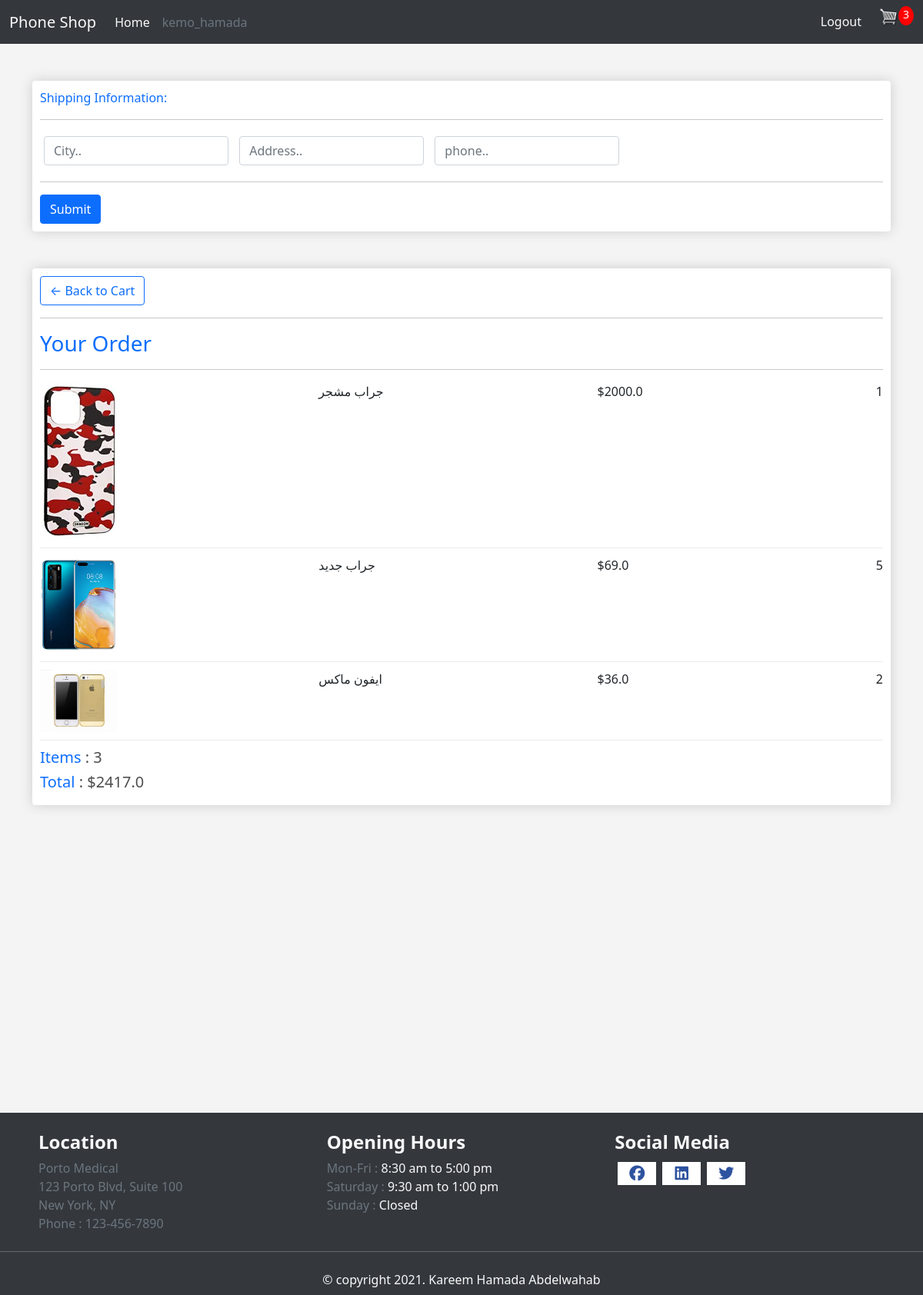
The app's page /checkout/ (signed in) with its own data.
### store/models.py (models this page shows, shortened)
class OrderItem(models.Model):
	product = models.ForeignKey(Product, on_delete=models.SET_NULL, null=True)
	order = models.ForeignKey(Order, on_delete=models.SET_NULL, null=True)
	quantity = models.IntegerField(default=0, null=True, blank=True)
	date_added = models.DateTimeField(auto_now_add=True)
	@property
	def totalPrice(self):
		return self.product.price * self.quantity

class Product(models.Model):
	category = models.ForeignKey(Category,on_delete=models.SET_NULL, null=True,blank=True)
	name = models.CharField(max_length=200)
	price = models.FloatField()
	image = models.ImageField(null=True, blank=True)
	description = models.TextField(null=True, blank=True)
	@property
	def imageURL(self):
		try:
			url = self.image.url
		except:
			url = ''
		return url

### store/views.py (the view, shortened to what this page needs)
# urls.py: path("checkout/",views.checkout,name="checkout"),
@login_required(login_url="/accounts/login")
def checkout(request):
    customer = request.user
    order, created = Order.objects.get_or_create(customer=customer, complete=False)
    items = order.orderitem_set.all()
    totalOrderPrice = 0
    itemsCount = items.count()
    for item in items:
        totalOrderPrice += item.totalPrice
    context = {"items": items, "itemsCount": itemsCount, "totalOrderPrice": totalOrderPrice}
    return render(request, "store/checkout.html", context)

### store/templates/store/checkout.html (shortened to what this page needs)
{% extends 'main.html' %}
{% load static %}
{% block content %}
	<div class="row">
		<div class="col-12 mt-5 mb-5">
			<div class="box-element" id="form-wrapper">
				<form id="form" method="post">
					<div id="shipping-info">
						<p><span class="text-primary">Shipping Information:</span></p>
						<hr>
						<div class="form-field">
							<input class="form-control" type="text" name="city" placeholder="City.." required>
						</div>
						<div class="form-field">
							<input class="form-control" type="text" name="address" placeholder="Address.." required>
						</div>
						<div class="form-field">
							<input class="form-control" type="text" name="phone" placeholder="phone.." required>
						</div>
					</div>
					<hr>
					<input id="form-button" class="btn btn-primary btn-block" type="submit" value="Submit">
				</form>
			</div>
		</div>
		<div class="col-12">
				<div class="box-element">
					<a  class="btn btn-outline-primary" href="{% url 'cart' %}">&#x2190; Back to Cart</a>
					<hr>
					<h3><span class="text-primary">Your Order</span></h3>
					<hr>
					{% for item in items %}
						<div class="cart-row">
							<div style="flex:2"><img class="row-image" src="{{item.product.imageURL}}"></div>
							<div style="flex:2"><p>{{item.product.name}}</p></div>
							<div style="flex:2"><p>${{item.product.price}}</p></div>
							<div style="flex:"><p>{{item.quantity}}</p></div>
						</div>
					{% endfor %}
					<h5><span class="text-primary">Items</span> :   {{itemsCount}}</h5>
					<h5><span class="text-primary">Total</span> :   ${{totalOrderPrice}}</h5>
				</div>
		</div>
	</div>
{% endblock content %}

### templates/main.html (shortened to what this page needs)
<!doctype html>
{% load static %}
<html lang="en">
  <head>
    <link href="https://cdn.jsdelivr.net/npm/bootstrap@5.1.3/dist/css/bootstrap.min.css" rel="stylesheet">
	<link rel="stylesheet" href="{% static 'css/style.css' %}">
</head>
<body>
	{% include "store/navbar.html" %}
	<div class="container main-container">
		{% block content %}
		{% endblock content %}
	</div>
	{% include "store/footer.html" %}
</body>
</html>

### store/templates/store/navbar.html (shortened to what this page needs)
{% load static %}
<nav class="navbar navbar-expand-lg navbar-light bg-light">
  <div class="container-fluid">
    <a class="navbar-brand" href="{% url 'store' %}">Phone Shop</a>
    <div class="collapse navbar-collapse" id="navbarTogglerDemo03">
      <ul class="navbar-nav me-auto mb-2 mb-lg-0">
        <li class="nav-item">
          <a class="nav-link" aria-current="page" href="{% url 'store' %}">Home</a>
        </li>
        {% if request.user.is_authenticated %}
            <li class="nav-item">
                <a class="nav-link text-muted">{{request.user}}</a>
            </li>
        {% endif %}
      </ul>
      <ul class="navbar-nav">
        {% if request.user.is_authenticated %}
          <li class="nav-item">
            <a href="/accounts/logout" class="nav-link">Logout</a>
          </li>
        {% endif %}
        <li class="nav-item"><a href="{% url 'cart' %}">
            <img  id="cart-icon" src="{% static 'images/cart.png' %}">
        </a></li>
        {% if itemsCount > 0 %}
          <li class="nav-item"><p id="cart-total">{{itemsCount}}</p></li>
        {% else %}
          <li class="nav-item"><p id="cart-total">0</p></li>
        {% endif %}
      </ul>
    </div>
  </div>
</nav>

### store/templates/store/footer.html
<footer class="footer">
    <div class="container">
        <div class="row p-2">
                <div class="mt-3 col-md-4 col-lg-4">
                    <h4 class="text-light">Location</h4>
                    <p class="m-0 text-muted">Porto Medical</p>
                    <p class="m-0 text-muted">123 Porto Blvd, Suite 100</p>
                    <p class="m-0 text-muted">New York, NY</p>
                    <p class="m-0 text-muted">Phone : 123-456-7890</p>
                </div>
                <div class="mt-3 col-md-4 col-lg-4">
                    <h4 class="text-light">Opening Hours</h4>
                    <p class="m-0 text-muted">Mon-Fri : <span class="text-light">8:30 am to 5:00 pm</span></p>
                    <p class="m-0 text-muted">Saturday : <span class="text-light">9:30 am to 1:00 pm</p>
                    <p class="m-0 text-muted z">Sunday : <span class="text-light">Closed</span></p>
                </div>
                <div class="mt-3 col-md-4 col-lg-4">
                    <h4 class="text-light">Social Media</h4>
                    <div class="d-flex text-center justify-content-start">
                        <div class="icon-footer m-1"><i class="fab fa-facebook mt-1"></i></div>
                        <div class="icon-footer m-1"><i class="fab fa-linkedin mt-1"></i></div>
                        <div class="icon-footer m-1"><i class="fab fa-twitter mt-1"></i></div>
                    </div>
            </div>
        </div>
    </div>
    <hr class="text-light">
    <div class="text-center p-2">
        <span class="text-light">&copy; copyright 2021. Kareem Hamada Abdelwahab</span>
    </div>
</footer>

### static/css/style.css (style rules this page uses)
* { margin: 0; padding: 0; box-sizing: border-box; }
body { background-color: #f4f4f4; height: 100%; }
h1,h2,h3,h4,h5,h6 { color:hsl(0, 0%, 30%); }
.box-element { box-shadow:hsl(0, 0%, 80%) 0 0 16px; background-color: #fff; border-radius: 4px; padding: 10px; }
.bg-light { background-color: #34383d!important; }
.navbar-light .navbar-brand { color: hsl(0, 0%, 98%); }
.navbar-light .navbar-nav .nav-link { color: hsl(0, 0%, 98%); }
#cart-icon { width:25px; display: inline-block; margin-left: 15px; }
#cart-total { display: block; text-align: center; color:#fff; background-color: red; width: 20px; height: 25px; border-radius: 50%; font-size: 14px; }
.col-lg-4, .col-lg-6, .col-lg-8, .col-lg-12 { margin-top: 10px; }
.row-image { width: 100px; }
.form-field { width:250px; display: inline-block; padding: 5px; }
.cart-row { display: flex; align-items: flex-stretch; padding-bottom: 10px; margin-bottom: 10px; border-bottom: 1px solid #ececec; }
.footer { background-color: #34383d; margin-top: 400px; }
.footer h4 { font-weight: bold; }
.icon-footer { font-size: 20px; color: #2d529f!important; width: 50px; height: 30px; background-color: white; }
a { text-decoration: none!important; }

### records on screen
OrderItem: product.imageURL (picture), product.name "جراب مشجر", product.price "2000.0", quantity "1"
OrderItem: product.imageURL (picture), product.name "جراب جديد", product.price "69.0", quantity "5"
OrderItem: product.imageURL (picture), product.name "ايفون ماكس", product.price "36.0", quantity "2"

### other values on screen
{{ request.user }} "kemo_hamada"
{{ itemsCount }} "3"
{{ totalOrderPrice }} "2417.0"
